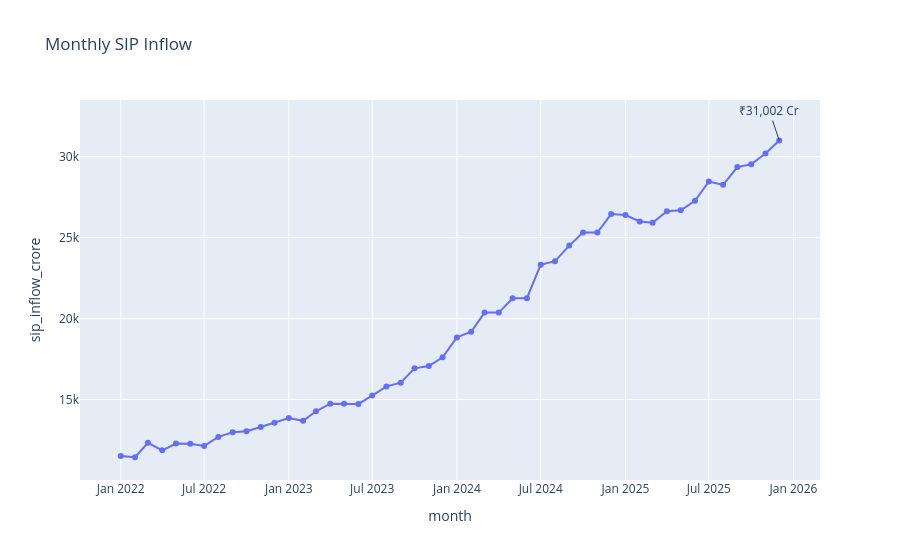

Notebook cell for this chart:
### Markdown cell above
# 3. SIP Trend

### Code cell
sip["month"] = pd.to_datetime(sip["month"])

sip["month"] = sip["month"].dt.to_pydatetime()

fig = px.line(
    sip,
    x="month",
    y="sip_inflow_crore",
    markers=True,
    title="Monthly SIP Inflow"
)

max_row = sip.loc[sip["sip_inflow_crore"].idxmax()]

fig.add_annotation(
    x=max_row["month"],
    y=max_row["sip_inflow_crore"],
    text="₹31,002 Cr"
)

fig.show()

fig.write_image("../reports/charts/sip_trend.png")

### Figure 1 — Plotly figure (JSON) as saved in the notebook; plotly's stock layout.template omitted (floating-point values rounded to 4 significant figures)
{"data": [{"hovertemplate": "month=%{x}<br>sip_inflow_crore=%{y}<extra></extra>", "legendgroup": "", "line": {"color": "#636efa", "dash": "solid"}, "marker": {"symbol": "circle"}, "mode": "lines+markers", "name": "", "orientation": "v", "showlegend": false, "type": "scatter", "x": ["2022-01-01T00:00:00", "2022-02-01T00:00:00", "2022-03-01T00:00:00", "2022-04-01T00:00:00", "2022-05-01T00:00:00", "2022-06-01T00:00:00", "2022-07-01T00:00:00", "2022-08-01T00:00:00", "2022-09-01T00:00:00", "2022-10-01T00:00:00", "2022-11-01T00:00:00", "2022-12-01T00:00:00", "2023-01-01T00:00:00", "2023-02-01T00:00:00", "2023-03-01T00:00:00", "2023-04-01T00:00:00", "2023-05-01T00:00:00", "2023-06-01T00:00:00", "2023-07-01T00:00:00", "2023-08-01T00:00:00", "2023-09-01T00:00:00", "2023-10-01T00:00:00", "2023-11-01T00:00:00", "2023-12-01T00:00:00", "2024-01-01T00:00:00", "2024-02-01T00:00:00", "2024-03-01T00:00:00", "2024-04-01T00:00:00", "2024-05-01T00:00:00", "2024-06-01T00:00:00", "2024-07-01T00:00:00", "2024-08-01T00:00:00", "2024-09-01T00:00:00", "2024-10-01T00:00:00", "2024-11-01T00:00:00", "2024-12-01T00:00:00", "2025-01-01T00:00:00", "2025-02-01T00:00:00", "2025-03-01T00:00:00", "2025-04-01T00:00:00", "2025-05-01T00:00:00", "2025-06-01T00:00:00", "2025-07-01T00:00:00", "2025-08-01T00:00:00", "2025-09-01T00:00:00", "2025-10-01T00:00:00", "2025-11-01T00:00:00", "2025-12-01T00:00:00"], "xaxis": "x", "y": [11517, 11438, 12328, 11863, 12286, 12276, 12140, 12694, 12976, 13040, 13306, 13573, 13856, 13687, 14276, 14749, 14749, 14734, 15245, 15814, 16042, 16928, 17073, 17610, 18838, 19187, 20371, 20371, 21262, 21262, 23332, 23547, 24509, 25323, 25320, 26459, 26400, 25999, 25926, 26632, 26688, 27274, 28464, 28265, 29361, 29529, 30200, 31002], "yaxis": "y"}], "layout": {"annotations": [{"text": "₹31,002 Cr", "x": "2025-12-01T00:00:00", "y": 31002}], "legend": {"tracegroupgap": 0}, "title": {"text": "Monthly SIP Inflow"}, "xaxis": {"anchor": "y", "domain": [0, 1], "title": {"text": "month"}}, "yaxis": {"anchor": "x", "domain": [0, 1], "title": {"text": "sip_inflow_crore"}}}}
